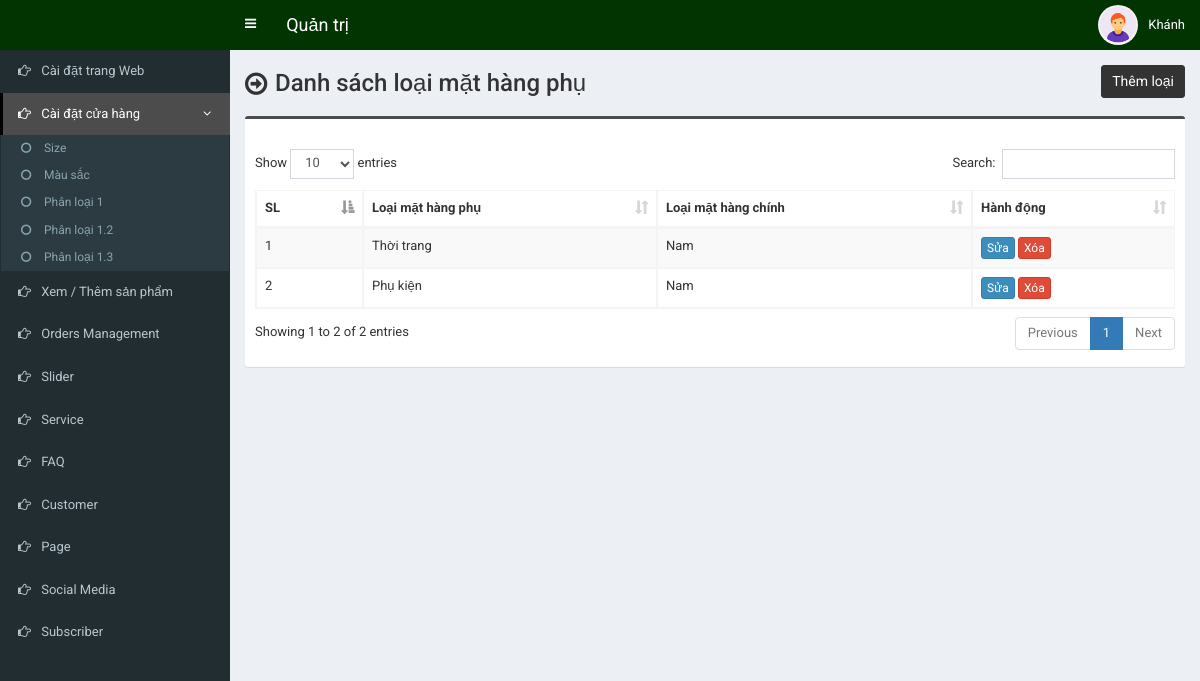
Before: /admin/mid-category.php (signed in) with the older database file.
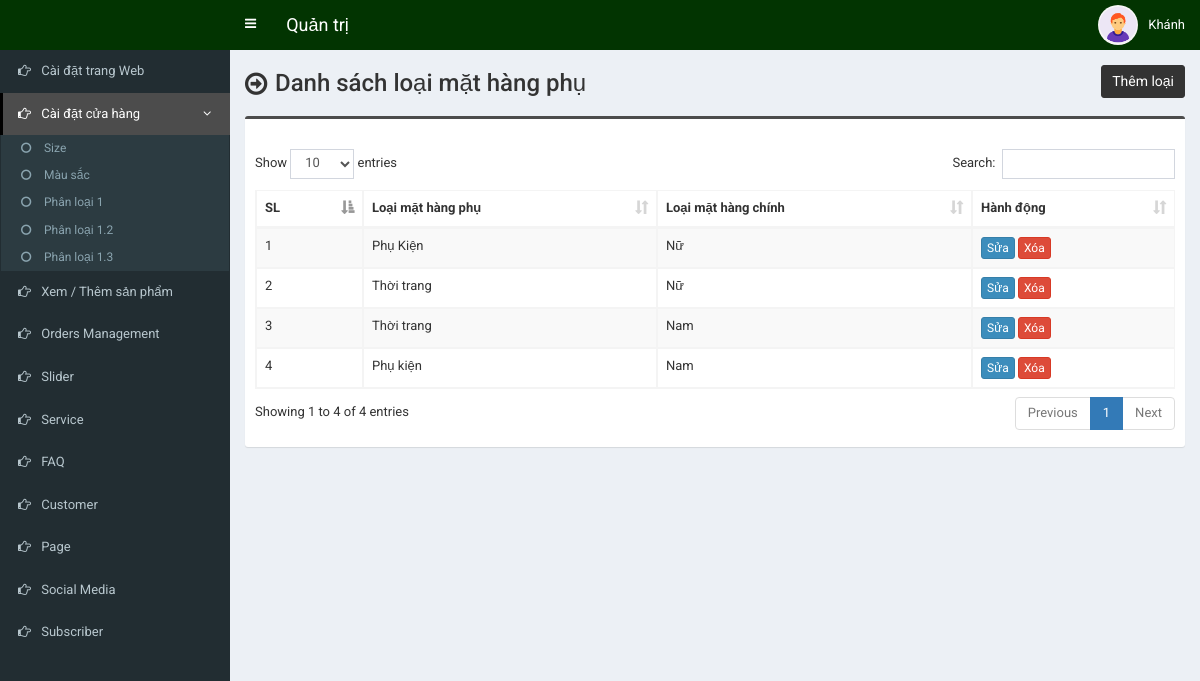
After: the same page with the newer database file.
### tables this page shows
CREATE TABLE `tbl_mid_category` (
  `mcat_id` int(11) NOT NULL,
  `mcat_name` varchar(255) NOT NULL,
  `tcat_id` int(11) NOT NULL
);

CREATE TABLE `tbl_top_category` (
  `tcat_id` int(11) NOT NULL,
  `tcat_name` varchar(255) NOT NULL,
  `show_on_menu` int(11) NOT NULL
);

### admin/mid-category.php (the view, shortened to what this page needs)
<?php require_once('header.php'); ?>
<section class="content-header">
	<div class="content-header-left">
		<h1>Danh sách loại mặt hàng phụ</h1>
	</div>
	<div class="content-header-right">
		<a href="mid-category-add.php" class="btn btn-primary btn-sm">Thêm loại</a>
	</div>
</section>
<section class="content">
  <div class="row">
    <div class="col-md-12">
      <div class="box box-info">
        <div class="box-body table-responsive">
          <table id="example1" class="table table-bordered table-striped">
			<thead>
			    <tr>
			        <th>SL</th>
			        <th>Loại mặt hàng phụ</th>
                    <th>Loại mặt hàng chính</th>
			        <th>Hành động</th>
			    </tr>
			</thead>
            <tbody>
            	<?php
            	$i=0;
            	$statement = $pdo->prepare("SELECT *
                                    FROM tbl_mid_category t1
                                    JOIN tbl_top_category t2
                                    ON t1.tcat_id = t2.tcat_id
                                    ORDER BY t1.mcat_id DESC");
            	$statement->execute();
            	$result = $statement->fetchAll(PDO::FETCH_ASSOC);
            	foreach ($result as $row) {
            		$i++;
            		?>
					<tr>
	                    <td><?php echo $i; ?></td>
	                    <td><?php echo $row['mcat_name']; ?></td>
                        <td><?php echo $row['tcat_name']; ?></td>
	                    <td>
	                        <a href="mid-category-edit.php?id=<?php echo $row['mcat_id']; ?>" class="btn btn-primary btn-xs">Sửa</a>
	                        <a href="#" class="btn btn-danger btn-xs" data-href="mid-category-delete.php?id=<?php echo $row['mcat_id']; ?>" data-toggle="modal" data-target="#confirm-delete">Xóa</a>
	                    </td>
	                </tr>
            		<?php
            	}
            	?>
            </tbody>
          </table>
        </div>
      </div>
</section>
<?php require_once('footer.php'); ?>

Changed rows visible on the page:
added tbl_mid_category: mcat_name "Phụ Kiện", tcat.tcat_name "Nữ"
added tbl_mid_category: mcat_name "Thời trang", tcat.tcat_name "Nữ"
Other visible differences:
text written by a page script: "Show entries Search: Showing 1 to 2 of 2 entries Previous 1 Next" → "Show entries Search: Showing 1 to 4 of 4 entries Previous 1 Next"
